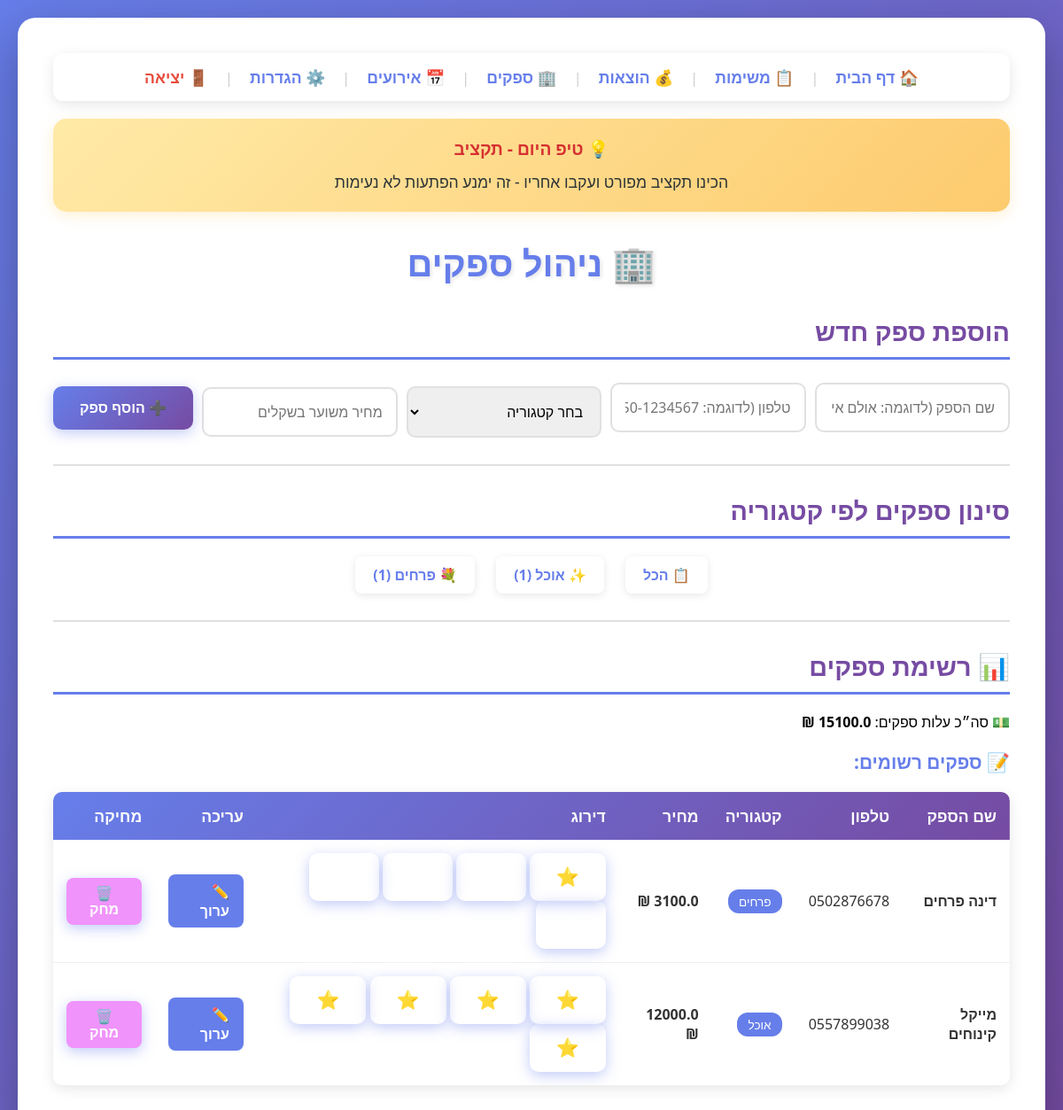
Screenshot of /suppliers (signed in) with the database file from the repository.
### tables this page shows
CREATE TABLE daily_tips (
    id INTEGER PRIMARY KEY AUTOINCREMENT,
    tip TEXT NOT NULL,
    category TEXT
);

CREATE TABLE suppliers (
    id INTEGER PRIMARY KEY AUTOINCREMENT,
    name TEXT NOT NULL,
    phone TEXT,
    category TEXT,
    price REAL
, rating INTEGER DEFAULT 0, user_id INTEGER);

### app.py (the view, shortened to what this page needs)
@app.route('/suppliers')
@login_required
def suppliers():
    user = get_current_user()
    category_filter = request.args.get('category')
    placeholder = '%s' if os.environ.get('DATABASE_URL') else '?'
    if user['partner_id']:
        if category_filter:
            query = f'SELECT * FROM suppliers WHERE (user_id = {placeholder} OR user_id = {placeholder}) AND category = {placeholder}'
            suppliers = execute_query(query, (user['id'], user['partner_id'], category_filter), fetch_all=True)
        else:
            query = f'SELECT * FROM suppliers WHERE user_id = {placeholder} OR user_id = {placeholder}'
            suppliers = execute_query(query, (user['id'], user['partner_id']), fetch_all=True)
        total_query = f'SELECT SUM(price) as total FROM suppliers WHERE user_id = {placeholder} OR user_id = {placeholder}'
        total = execute_query(total_query, (user['id'], user['partner_id']), fetch_one=True)['total'] or 0
        category_query = f'SELECT category, COUNT(*) as count FROM suppliers WHERE user_id = {placeholder} OR user_id = {placeholder} GROUP BY category'
        categories = execute_query(category_query, (user['id'], user['partner_id']), fetch_all=True)
    category_counts = {row['category']: row['count'] for row in categories}
    tip = get_daily_tip()
    return render_template('suppliers.html', suppliers=suppliers, total=total,
                           category_counts=category_counts, daily_tip=tip)

### app.py (called while the page is built)
def get_db():
    database_url = os.environ.get('DATABASE_URL')
    if database_url:
        import psycopg2
        import psycopg2.extras
        if database_url.startswith('postgres://'):
            database_url = database_url.replace('postgres://', 'postgresql://', 1)
        conn = psycopg2.connect(database_url)
        conn.cursor_factory = psycopg2.extras.RealDictCursor
        return conn
    else:
        import sqlite3
        conn = sqlite3.connect('database.db')
        conn.row_factory = sqlite3.Row
        return conn

def execute_query(query, params=None, fetch_one=False, fetch_all=False, commit=False):
    conn = get_db()
    cursor = conn.cursor()
    try:
        if params:
            cursor.execute(query, params)
        else:
            cursor.execute(query)
        if commit:
            conn.commit()
            result = cursor.rowcount
        elif fetch_one:
            result = cursor.fetchone()
        elif fetch_all:
            result = cursor.fetchall()
        else:
            result = None
        return result
    finally:
        cursor.close()
        conn.close()

def login_required(f):
    @wraps(f)
    def decorated_function(*args, **kwargs):
        if 'user_id' not in session:
            flash('עליך להתחבר כדי לגשת לדף זה', 'error')
            return redirect(url_for('login'))
        return f(*args, **kwargs)
    return decorated_function

def get_current_user():
    if 'user_id' in session:
        query = 'SELECT * FROM users WHERE id = %s' if os.environ.get('DATABASE_URL') else 'SELECT * FROM users WHERE id = ?'
        return execute_query(query, (session['user_id'],), fetch_one=True)
    return None

def get_daily_tip():
    import random
    from datetime import date
    today = date.today()
    seed = int(today.strftime('%Y%m%d'))
    random.seed(seed)
    tips = execute_query('SELECT tip, category FROM daily_tips', fetch_all=True)
    if tips:
        tip = random.choice(tips)
        return {'tip': tip['tip'], 'category': tip['category']}
    return {'tip': 'תכננו את החתונה שלכם בהנאה!', 'category': 'כללי'}

### templates/suppliers.html (shortened to what this page needs)
<!DOCTYPE html>
<html lang="he" dir="rtl">
<head>
    <link rel="stylesheet" href="{{ url_for('static', filename='css/style.css') }}">
</head>
<body>
    <div class="container">
        <nav style="background: rgba(255,255,255,0.95); padding: 15px; border-radius: 12px; margin-bottom: 20px; text-align: center; box-shadow: 0 4px 15px rgba(0,0,0,0.1);">
            <a href="/" style="margin: 0 15px; font-size: 1.1rem; text-decoration: none; color: #667eea; transition: all 0.3s;">🏠 דף הבית</a>
            <span style="color: #ccc;">|</span>
            <a href="/tasks" style="margin: 0 15px; font-size: 1.1rem; text-decoration: none; color: #667eea; transition: all 0.3s;">📋 משימות</a>
            <span style="color: #ccc;">|</span>
            <a href="/budget" style="margin: 0 15px; font-size: 1.1rem; text-decoration: none; color: #667eea; transition: all 0.3s;">💰 הוצאות</a>
            <span style="color: #ccc;">|</span>
            <a href="/suppliers" style="margin: 0 15px; font-size: 1.1rem; text-decoration: none; color: #667eea; font-weight: bold; transition: all 0.3s;">🏢 ספקים</a>
            <span style="color: #ccc;">|</span>
            <a href="/events" style="margin: 0 15px; font-size: 1.1rem; text-decoration: none; color: #667eea; transition: all 0.3s;">📅 אירועים</a>
            <span style="color: #ccc;">|</span>
            <a href="/settings" style="margin: 0 15px; font-size: 1.1rem; text-decoration: none; color: #667eea; transition: all 0.3s;">⚙️ הגדרות</a>
            <span style="color: #ccc;">|</span>
            <a href="/logout" style="margin: 0 15px; font-size: 1.1rem; text-decoration: none; color: #e74c3c; transition: all 0.3s;">🚪 יציאה</a>
        </nav>
        {% if daily_tip %}
        <div class="daily-tip">
            <div class="tip-header">💡 טיפ היום - {{ daily_tip.category }}</div>
            <div class="tip-content">{{ daily_tip.tip }}</div>
        </div>
        {% endif %}
        <h1>🏢 ניהול ספקים</h1>
        <h2>הוספת ספק חדש</h2>
        <form action="/suppliers/add" method="post">
            <input type="text" name="name" placeholder="שם הספק (לדוגמה: אולם אירועים רויאל)" required>
            <input type="text" name="phone" placeholder="טלפון (לדוגמה: 050-1234567)">
            <select name="category" id="categorySelect" onchange="toggleCustomCategory()" style="margin-top: 10px;">
                <option value="">בחר קטגוריה</option>
            </select>
            <input type="number" step="0.01" name="price" placeholder="מחיר משוער בשקלים" style="margin-top: 10px;">
            <button type="submit">➕ הוסף ספק</button>
        </form>
        <hr>
        <h2>סינון ספקים לפי קטגוריה</h2>
        <div style="text-align: center; margin: 20px 0;">
            <a href="/suppliers" style="display: inline-block; margin: 0 10px; padding: 10px 20px; background: rgba(255,255,255,0.95); border-radius: 8px; text-decoration: none; color: #667eea; font-weight: bold; box-shadow: 0 2px 8px rgba(0,0,0,0.1);">📋 הכל</a>
            {% for category, count in category_counts.items() %}
            <a href="/suppliers?category={{ category }}" style="display: inline-block; margin: 0 10px; padding: 10px 20px; background: rgba(255,255,255,0.95); border-radius: 8px; text-decoration: none; color: #667eea; font-weight: bold; box-shadow: 0 2px 8px rgba(0,0,0,0.1);">
                {% if category == 'אולם' %}🏛️
                {% elif category == 'צלם' %}📷
                {% elif category == 'DJ' %}🎵
                {% elif category == 'קייטרינג' %}🍽️
                {% elif category == 'פרחים' %}💐
                {% elif category == 'הסעות' %}🚗
                {% elif category == 'אחר' %}📦
                {% elif category == 'רב' %}👨‍⚖️
                {% elif category == 'מעצב שיער' %}💇
                {% elif category == 'איפור' %}💄
                {% elif category == 'שמלה' %}👗
                {% elif category == 'חליפה' %}🤵
                {% else %}✨
                {% endif %}
                {{ category }} ({{ count }})
            </a>
            {% endfor %}
        </div>
        <hr>
        <h2>📊 רשימת ספקים</h2>
        <p>💵 סה״כ עלות ספקים: <strong>{{ total }} ₪</strong></p>
        <h3>📝 ספקים רשומים:</h3>
        {% if suppliers %}
        <table>
            <thead>
                <tr>
                    <th>שם הספק</th>
                    <th>טלפון</th>
                    <th>קטגוריה</th>
                    <th>מחיר</th>
                    <th>דירוג</th>
                    <th>עריכה</th>
                    <th>מחיקה</th>
                </tr>
            </thead>
            <tbody>
                {% for s in suppliers %}
                <tr>
                    <td><strong>{{ s.name }}</strong></td>
                    <td>{{ s.phone }}</td>
                    <td><span style="background: #667eea; color: white; padding: 4px 12px; border-radius: 12px; font-size: 0.85rem;">{{ s.category }}</span></td>
                    <td style="color: #667eea; font-weight: 700;">{{ s.price }} ₪</td>
                    <td>
                        <form action="/suppliers/rate/{{ s.id }}" method="post" style="display: inline;">
                            <button type="submit" style="background: none; border: none; cursor: pointer; font-size: 1.3rem;">
                                {% if s.rating >= 1 %}⭐{% else %}☆{% endif %}
                            </button>
                        </form>
                        <form action="/suppliers/rate/{{ s.id }}" method="post" style="display: inline;">
                            <button type="submit" style="background: none; border: none; cursor: pointer; font-size: 1.3rem;">
                                {% if s.rating >= 2 %}⭐{% else %}☆{% endif %}
                            </button>
                        </form>
                        <form action="/suppliers/rate/{{ s.id }}" method="post" style="display: inline;">
                            <button type="submit" style="background: none; border: none; cursor: pointer; font-size: 1.3rem;">
                                {% if s.rating >= 3 %}⭐{% else %}☆{% endif %}
                            </button>
                        </form>
                        <form action="/suppliers/rate/{{ s.id }}" method="post" style="display: inline;">
                            <button type="submit" style="background: none; border: none; cursor: pointer; font-size: 1.3rem;">
                                {% if s.rating >= 4 %}⭐{% else %}☆{% endif %}
                            </button>
                        </form>
                        <form action="/suppliers/rate/{{ s.id }}" method="post" style="display: inline;">
                            <button type="submit" style="background: none; border: none; cursor: pointer; font-size: 1.3rem;">
                                {% if s.rating >= 5 %}⭐{% else %}☆{% endif %}
                            </button>
                        </form>
                    </td>
                    <td>
                        <a href="/suppliers/edit/{{ s.id }}" style="background: #667eea; padding: 8px 16px; border-radius: 8px; text-decoration: none; color: white; display: inline-block;">✏️ ערוך</a>
                    </td>
                    <td>
                        <form action="/suppliers/delete/{{ s.id }}" method="post" style="display: inline;">
                            <button type="submit" onclick="return confirm('האם אתה בטוח שברצונך למחוק את {{ s.name }}?')" style="background: #f093fb; border: none; padding: 8px 16px; border-radius: 8px; cursor: pointer; font-size: 1rem; color: white;">🗑️ מחק</button>
                        </form>
                    </td>
                </tr>
                {% endfor %}
            </tbody>
        </table>
        {% else %}
        <div class="empty-message">
            <p>📭 אין ספקים רשומים עדיין. הוסף ספק ראשון!</p>
        </div>
        {% endif %}
    </div>
</body>
</html>

### static/css/style.css (style rules this page uses)
* { margin: 0; padding: 0; box-sizing: border-box; }
body { font-family: 'Segoe UI', Tahoma, Geneva, Verdana, sans-serif; background: linear-gradient(135deg, #667eea 0%, #764ba2 100%); min-height: 100vh; padding: 20px; direction: rtl; }
.container { max-width: 1200px; margin: 0 auto; background: white; padding: 40px; border-radius: 20px; box-shadow: 0 20px 60px rgba(0, 0, 0, 0.3); animation: fadeIn 0.5s ease-in; }
.daily-tip { background: linear-gradient(135deg, #ffeaa7 0%, #fdcb6e 100%); padding: 20px; border-radius: 15px; margin-bottom: 30px; box-shadow: 0 4px 15px rgba(253, 203, 110, 0.3); animation: pulse 2s infinite; }
.tip-header { font-size: 1.2rem; font-weight: bold; color: #d63031; margin-bottom: 10px; text-align: center; }
.tip-content { font-size: 1.1rem; color: #2d3436; text-align: center; line-height: 1.6; }
h1 { color: #667eea; text-align: center; margin-bottom: 30px; font-size: 2.5rem; text-shadow: 2px 2px 4px rgba(0, 0, 0, 0.1); }
h2 { color: #764ba2; margin: 30px 0 20px 0; padding-bottom: 10px; border-bottom: 3px solid #667eea; font-size: 1.8rem; }
h3 { color: #667eea; margin: 20px 0 15px 0; font-size: 1.3rem; }
hr { border: none; border-top: 2px solid #e0e0e0; margin: 30px 0; }
form { margin: 20px 0; display: flex; gap: 10px; flex-wrap: wrap; align-items: center; }
input[type="text"], input[type="number"], input[type="email"], input[type="password"], input[type="date"], input[type="time"], input[type="tel"], textarea, select { flex: 1; min-width: 200px; padding: 15px; border: 2px solid #e0e0e0; border-radius: 10px; font-size: 1rem; transition: all 0.3s; font-family: 'Segoe UI', Tahoma, Geneva, Verdana, sans-serif; }
button { padding: 15px 30px; background: linear-gradient(135deg, #667eea 0%, #764ba2 100%); color: white; border: none; border-radius: 10px; font-size: 1rem; font-weight: bold; cursor: pointer; transition: all 0.3s; box-shadow: 0 4px 15px rgba(102, 126, 234, 0.4); }
table { width: 100%; border-collapse: collapse; margin: 20px 0; background: white; border-radius: 10px; overflow: hidden; box-shadow: 0 4px 15px rgba(0, 0, 0, 0.1); }
thead { background: linear-gradient(135deg, #667eea 0%, #764ba2 100%); color: white; }
th { padding: 15px; text-align: right; font-weight: bold; font-size: 1.1rem; }
td { padding: 15px; border-bottom: 1px solid #f0f0f0; text-align: right; color: #333 !important; vertical-align: middle; }
td strong { color: #333 !important; font-size: 1rem; }
tr:last-child td { border-bottom: none; }
a { color: #667eea; text-decoration: none; font-weight: bold; transition: all 0.3s; }

### rows the page displays
daily_tips: category "תקציב", tip "הכינו תקציב מפורט ועקבו אחריו - זה ימנע הפתעות לא נעימות"
suppliers: category "פרחים", rating "1", name "דינה פרחים", phone "0502876678", price "3100.0"
suppliers: name "מייקל קינוחים", phone "0557899038", category "אוכל", price "12000.0"

### other values shown
{{ category }} "אוכל"
{{ count }} "1"
